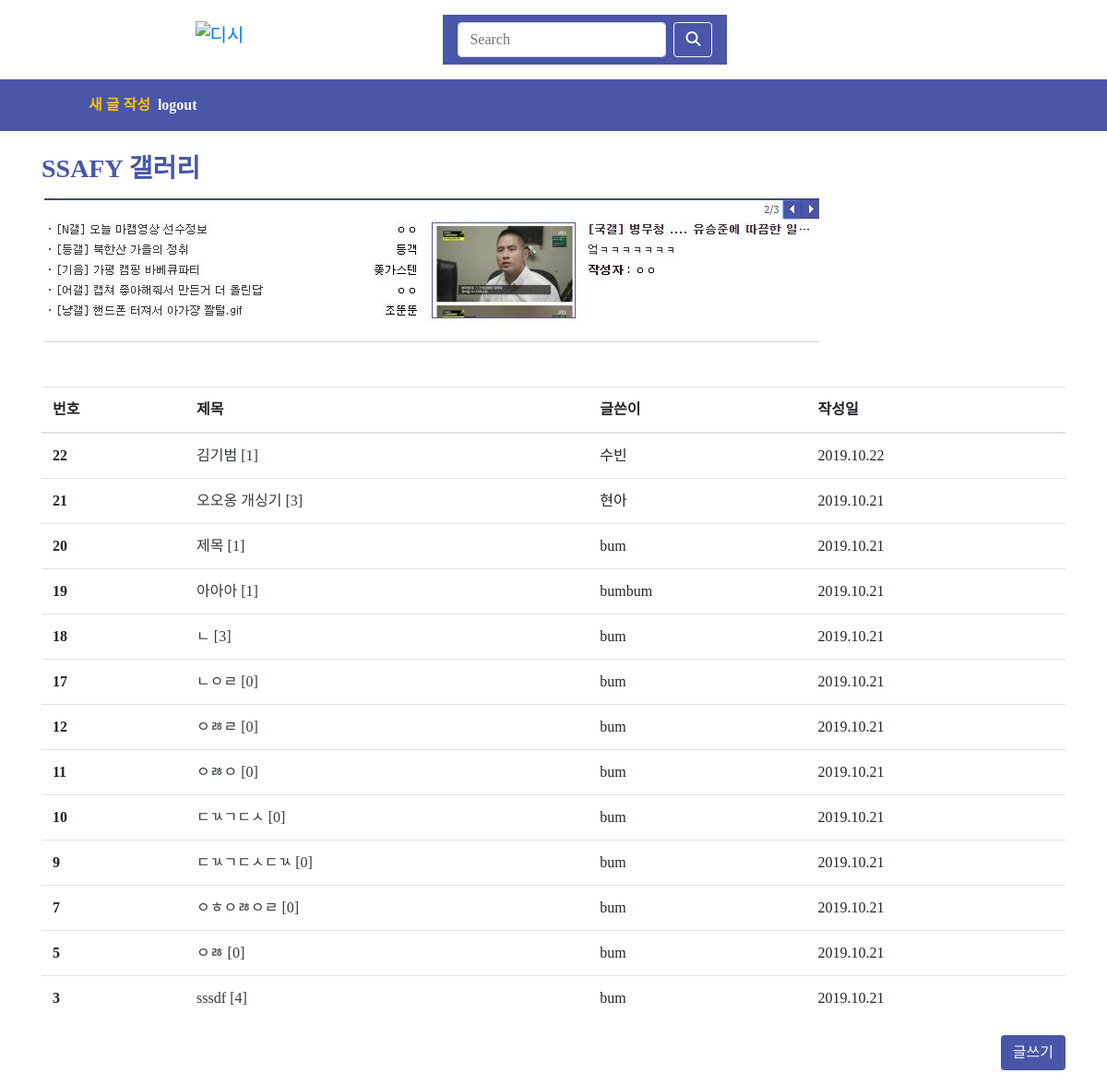
/ (signed in), run on the app's committed database.
### posts/models.py (models this page shows)
class Post(models.Model):
    id = models.AutoField(primary_key=True)
    title = models.CharField(max_length=50)
    content = models.TextField()
    date = models.DateField(auto_now=True)
    edit_time = models.DateField(auto_now_add=True)
    user = models.ForeignKey(settings.AUTH_USER_MODEL,
                             on_delete=models.CASCADE)
    like_users = models.ManyToManyField(settings.AUTH_USER_MODEL, related_name="like_posts")
    hate_users = models.ManyToManyField(settings.AUTH_USER_MODEL, related_name="hate_posts")

### posts/views.py (the view)
# urls.py: path('', views.index, name='index'),
def index(request):
    posts = Post.objects.all().order_by('-id')
    context = {
        'posts': posts,
    }
    return render(request, 'posts/index.html', context)

### posts/templates/posts/index.html
{% extends 'base.html' %}
{% load static %}
{% block body %}
  <h3 class="mt-4" style="color: #4A56A8; font-weight: bold;">SSAFY 갤러리</h3>
  <a href="https://gall.dcinside.com/board/lists/?id=tree">
    <img src="{% static 'deco.jpg' %}" alt="">
  </a>
  <table class="table mt-5">
    <thead>
      <tr>
        <th scope="col">번호</th>
        <th scope="col">제목</th>
        <th scope="col">글쓴이</th>
        <th scope="col">작성일</th>
      </tr>
    </thead>
    <tbody>
      {% for post in posts %}
      <tr>
        <th scope="row">{{post.id}}</th>
        <td><a class="text-dark" href="{% url 'posts:detail' post.id %}">{{post.title}} [{{post.comment_set.count}}]</a></td>
        <td>{{post.user}}</td>
        <td>{{post.date|date:'Y.m.d'}}</td>
      </tr>
      {% endfor %}
    </tbody>
  </table>
  <div class="d-flex flex-row-reverse mb-3">
    <a href="{% url 'posts:create' %}" class="btn text-light" style="background-color: #4A56A8;">글쓰기</a>
  </div>
{% endblock %}

### dc/templates/base.html (style rules this page uses)
body { font-family: '굴림'; }

### data on the page
Post: id "22", title "김기범", comment_set.count "1", user "수빈", date "2019.10.22"
Post: id "21", title "오오옹 개싱기", comment_set.count "3", user "현아", date "2019.10.21"
Post: id "20", title "제목", comment_set.count "1", user "bum", date "2019.10.21"
Post: id "19", title "아아아", comment_set.count "1", user "bumbum", date "2019.10.21"
Post: id "18", title "ㄴ", comment_set.count "3", user "bum", date "2019.10.21"
Post: id "17", title "ㄴㅇㄹ", comment_set.count "0", user "bum", date "2019.10.21"
Post: id "12", title "ㅇㅀㄹ", comment_set.count "0", user "bum", date "2019.10.21"
Post: id "11", title "ㅇㅀㅇ", comment_set.count "0", user "bum", date "2019.10.21"
Post: id "10", title "ㄷㄳㄱㄷㅅ", comment_set.count "0", user "bum", date "2019.10.21"
Post: id "9", title "ㄷㄳㄱㄷㅅㄷㄳ", comment_set.count "0", user "bum", date "2019.10.21"
Post: id "7", title "ㅇㅎㅇㅀㅇㄹ", comment_set.count "0", user "bum", date "2019.10.21"
Post: id "5", title "ㅇㅀ", comment_set.count "0", user "bum", date "2019.10.21"
Post: id "3", title "sssdf", comment_set.count "4", user "bum", date "2019.10.21"
